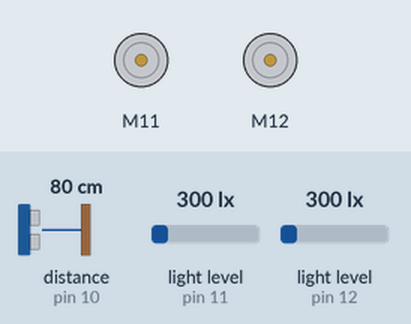
Recording of a sketch running on a simulated Arduino Uno, built with avr-gcc and run on an emulated ATmega328P. Shown: 2 × DC motor (green arrow = forward, orange = backward, longer = faster). The inputs (shaded band) are chosen by the test bench; at power-on: light level (sensors on pin 11, pin 12) 300 lx, distance to the obstacle (sensor on pin 10) 80 cm. What the sketch prints to the serial monitor is not drawn.

Above: at 2.3 s.
2.4 s: light level (sensor on pin 11) set to 258 lx
At 3.6 s:
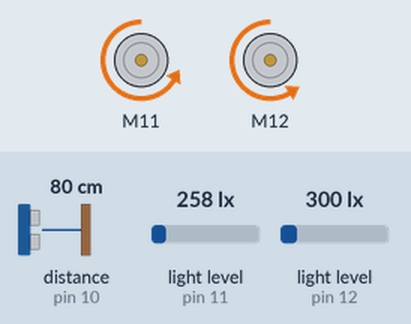
Timing chart, 0 to 5.4 s (numbered marks = the images above; inputs shaded):
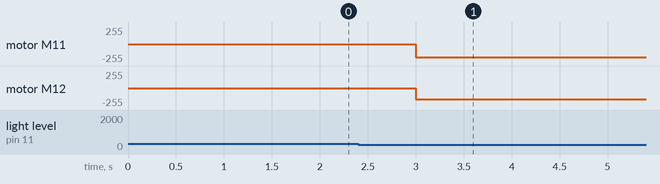

Measured:
- the behaviour switches between 270 and 269 lx on light level (sensor on pin 11) (found by bisection; images 0 and 1)
- after the input at 2.4 s, motor M11: stopped → backward 200/255 after 0.60 s; motor M12: stopped → backward 171/255 after 0.60 s

The sketch:

5.3D-LightSensing.ino
```cpp
#include <Arduino.h>
#include <MeAuriga.h>

MeLightSensor lightSensor1(11); // left
MeLightSensor lightSensor2(12); // right
MeEncoderOnBoard motor_r(SLOT1);
MeEncoderOnBoard motor_l(SLOT2);
MeUltrasonicSensor ultrasonic_sensor(10);

const float CALIBRATION = 110.0 / 128.0;
const int SPEED = 120;
const int TURN_SPEED = 200;
const int LIGHT_TOLERANCE = 30;
const int OBSTACLE_ATTEMPTS = 3; // set number of times robot tries avoid obstacle in a single iteration

int sensor1, sensor2, lightImbalance;

enum State { AVOID, TURN, DRIVE, STOP };
State state = STOP;
int previousLight = -1; // variable to calculate ranger to stop once at light source

void isr_process_encoder1()
{
  if(digitalRead(motor_r.getPortB()) == 0) motor_r.pulsePosMinus();
  else motor_r.pulsePosPlus();
}

void isr_process_encoder2()
{
  if(digitalRead(motor_l.getPortB()) == 0) motor_l.pulsePosMinus();
  else motor_l.pulsePosPlus();
}

// non blocking delay for motors to continue running via _loop()
void _delay(float seconds) {
  if(seconds < 0.0){
    seconds = 0.0;
  }
  long endTime = millis() + seconds * 1000;
  while(millis() < endTime) _loop();
}

void _loop() {
  motor_r.loop();
  motor_l.loop();
}

void move(int direction, int speed)
{
  int leftSpeed = 0;
  int rightSpeed = 0;

  switch(direction){
    case 1: // forward
      leftSpeed = speed * CALIBRATION;
      rightSpeed = -speed;
      break;
    case 2: // backward
      leftSpeed = -speed * CALIBRATION;
      rightSpeed = speed;
      break;
    case 3: // right
      leftSpeed = -speed * CALIBRATION;
      rightSpeed = -speed;
      break;
    case 4: // left
      leftSpeed = speed * CALIBRATION;
      rightSpeed = speed;
      break;
  }

  motor_r.setTarPWM(rightSpeed);
  motor_l.setTarPWM(leftSpeed);
}

void stopMotors(){
  motor_r.setTarPWM(0);
  motor_l.setTarPWM(0);
}

// Handles reading and updating global sensor/lightImbalance variables
void readSensors() {
  sensor1 = lightSensor1.read();
  sensor2 = lightSensor2.read();
  lightImbalance = sensor1 - sensor2;
}

// returns boolean value to indicate whether an obstacle has been detected
bool obstacleDetected(int distance) {
  return ultrasonic_sensor.distanceCm() < distance;
}

void setup() {
  Serial.begin(115200);
  while(!Serial);
  TCCR1A = _BV(WGM10);
  TCCR1B = _BV(CS11) | _BV(WGM12);
  TCCR2A = _BV(WGM21) | _BV(WGM20);
  TCCR2B = _BV(CS21);

  attachInterrupt(motor_r.getIntNum(), isr_process_encoder1, RISING);
  attachInterrupt(motor_l.getIntNum(), isr_process_encoder2, RISING);
  Serial.print("SETUP STATE: ");
  Serial.println(state);
}

void loop() {
  _loop();
  readSensors();

  // Begins in a STOP state. Will only start moving if it detects a change in light
  if (abs(lightImbalance) > LIGHT_TOLERANCE && state != STOP && state != AVOID)
    state = TURN;

  switch (state) {

    // Reverses slightly from the obstacle, turns toward the direction of the light.
    // If it frees iteself in less than the set attempts, state set to TURN, else state set to STOP
    case AVOID:{
      int attempts = OBSTACLE_ATTEMPTS;
      int turnDirection = lightImbalance > 0 ? 4 : 3;
      while (obstacleDetected(20) && attempts > 0) {
        move(2, SPEED/2);
        _delay(1);
        move(turnDirection, TURN_SPEED);
        _delay(0.4);
        attempts--;
      }
      state = obstacleDetected(20) ? STOP : TURN;
      break;
    }

    // Decides which direction to turn by evaluating whether the imbalance is coming from
    // the left or right sensor. Continues turning until it's detected the source of the light
    // Will break out early if an obstacle has been detected
    // If no obstacle, then previousLight is updated and state is set to DRIVE
    case TURN:{
      int turnDirection = lightImbalance > 0 ? 4 : 3;

      while (abs(lightImbalance) > LIGHT_TOLERANCE) {
        move(turnDirection, TURN_SPEED);
        _loop();
        readSensors();

        if(obstacleDetected(20)){
          state = AVOID;
          break;
        }
      }
      if (state != AVOID) {
          previousLight = sensor1 + sensor2;
          state = DRIVE;
      }
      break;
    }

    // Handles moving towards the light. Current and previous light detect whether the light source has been passed
    // If current light is less than the previous, it means the light source has been found and the robot stops moving
    // If an imbalance is detected, indicates the light source has moved, state set to STOP
    // Otherwise will continue to update previousLight while it's greater than current
    case DRIVE:{
      move(1, SPEED);
      _delay(0.5);
      readSensors();

      if(obstacleDetected(20)){
        state = AVOID;
        break;
      }

      int current = sensor1 + sensor2;
      if (abs(lightImbalance) > LIGHT_TOLERANCE) state = TURN;
      else if (current <= previousLight) state = STOP;
      else previousLight = current;

      break;
    }

    case STOP:
      stopMotors();
      _delay(1.5);

      readSensors();
      if (abs(lightImbalance) > LIGHT_TOLERANCE)
        state = TURN;
      break;
  }
}
```
